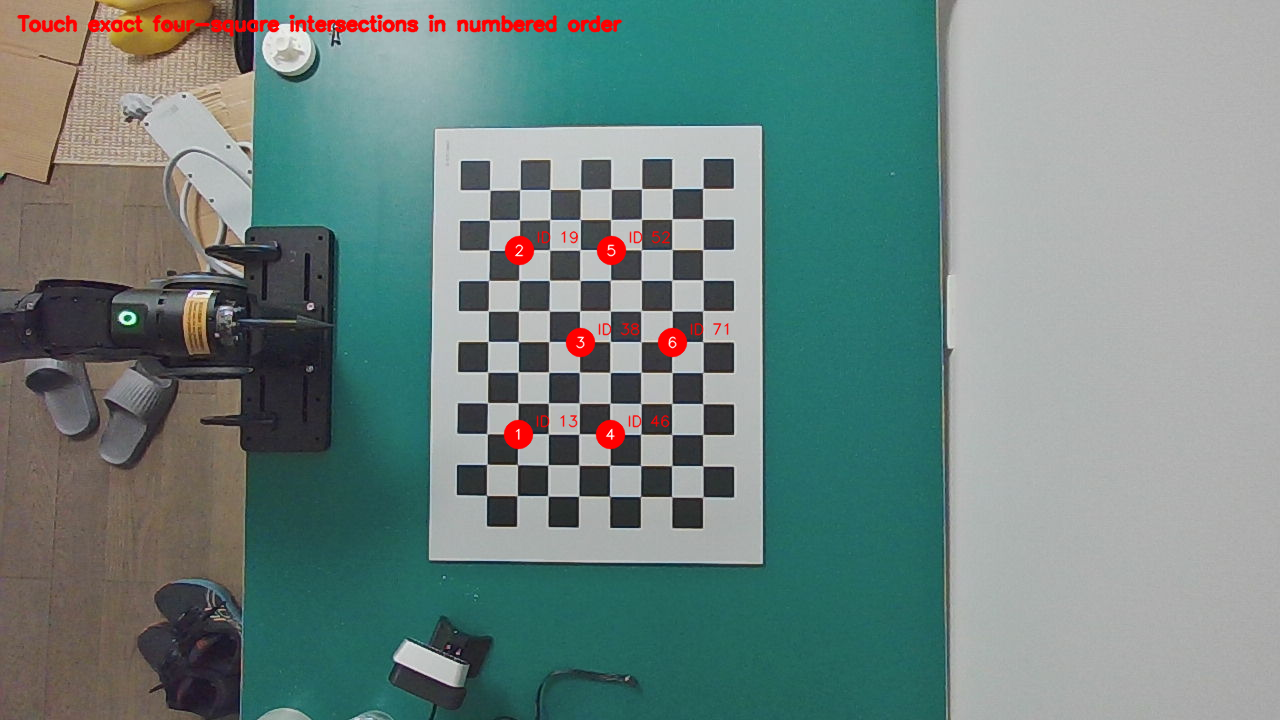
#> input picture calibration_records/20260831_new_probe/touch_plan.png, 1280 x 720 px
$ python -i detect_center_seam.py   (imports and definitions only)   (older library calls are emulated)
#> lines starting #> are read from the running program, lines starting #| are printed output that depends on the picture; after the words box and inside, x2 and y2 are one past the last pixel; in counts of white or black regions, pixels touching at a corner belong together
#> further down, picture is the input picture: shape (720, 1280, 3); mean B, G, R 128, 131.9, 111.5
#!/usr/bin/env python3
import argparse
import math
from pathlib import Path

import cv2
import numpy as np
import yaml


# [107 lines left out: functions load_latest_capture, read_meta, resize_depth_to_rgb, roi_to_slice, estimate_top_mask, estimate_raised_object_mask, not called in this run]


def estimate_cardboard_mask(
    rgb,
    depth_rgb=None,
    roi=None,
    use_depth_object=False,
    depth_min_height_mm=25.0,
):
#> called with use_depth_object = False, depth_min_height_mm = 25
    h, w = rgb.shape[:2]
#> h = 720; w = 1280
    hsv = cv2.cvtColor(rgb, cv2.COLOR_BGR2HSV)
#> hsv: shape (720, 1280, 3); mean H, S, V 68.7, 71.8, 137.4

    # Brown cardboard is usually low-to-medium value with noticeable saturation.
    # This deliberately excludes the white board/table and most blue/green tools.
    lower1 = np.array([5, 25, 35], dtype=np.uint8)
    upper1 = np.array([38, 210, 230], dtype=np.uint8)
    lower2 = np.array([0, 30, 35], dtype=np.uint8)
    upper2 = np.array([8, 220, 210], dtype=np.uint8)
    color_mask = cv2.bitwise_or(cv2.inRange(hsv, lower1, upper1), cv2.inRange(hsv, lower2, upper2))
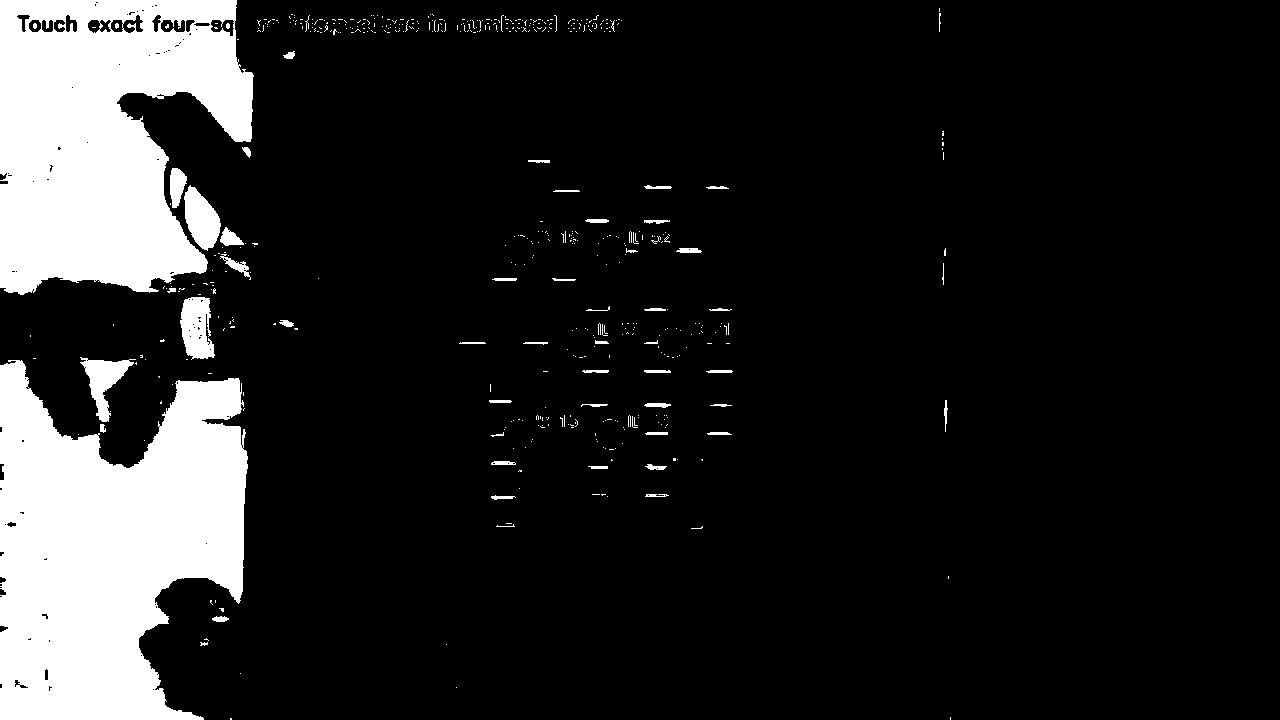
#> color_mask: shape (720, 1280); 13.8% white; 526 white regions (468 under 20 px), largest, box (x1, y1, x2, y2) and area: (0, 360, 248, 720) 62908, (0, 0, 254, 295) 54401, (180, 297, 215, 360) 1599

    if depth_rgb is not None and depth_rgb.ndim == 3:
        depth_rgb = cv2.cvtColor(depth_rgb, cv2.COLOR_BGR2GRAY)
    if depth_rgb is not None:
        color_mask[depth_rgb <= 0] = 0

    if roi is not None:
        ys, xs = roi_to_slice(roi, w, h)
        roi_mask = np.zeros_like(color_mask)
        roi_mask[ys, xs] = 255
        color_mask = cv2.bitwise_and(color_mask, roi_mask)

    kernel = np.ones((5, 5), np.uint8)
    color_mask = cv2.morphologyEx(color_mask, cv2.MORPH_OPEN, kernel, iterations=1)
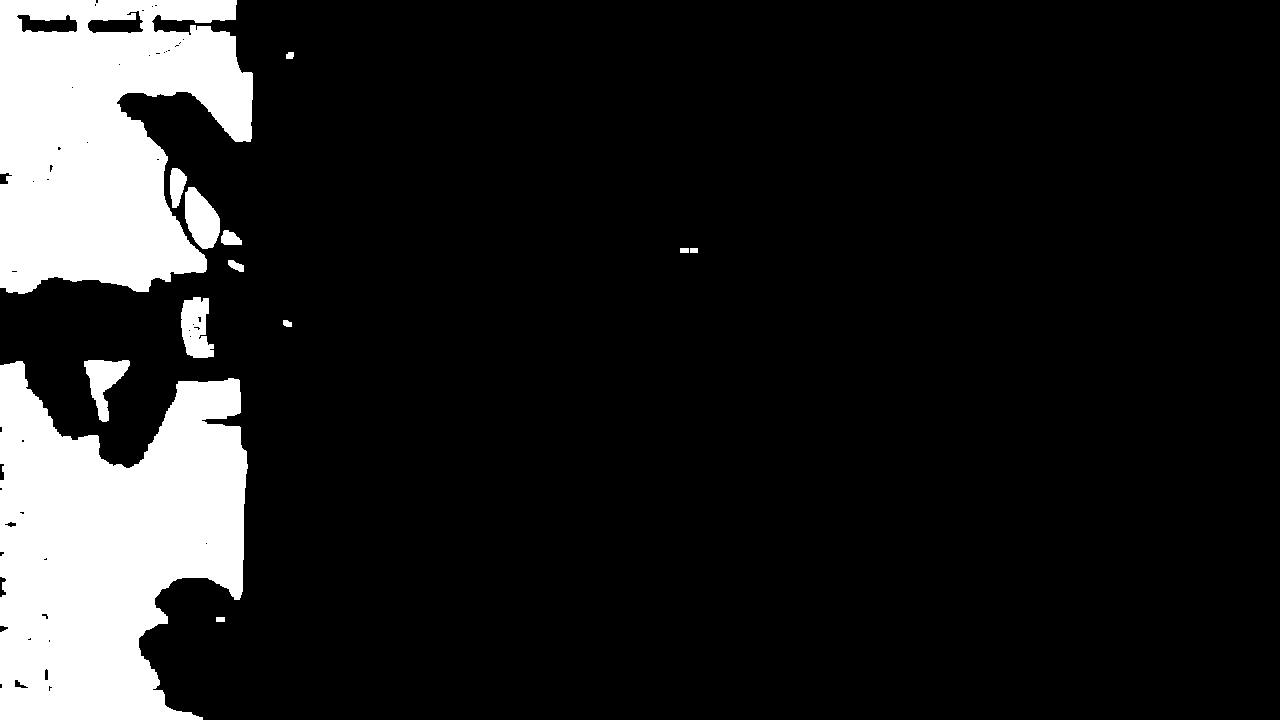
#> color_mask: shape (720, 1280); 13.2% white; 13 white regions, largest, box (x1, y1, x2, y2) and area: (0, 361, 248, 720) 62646, (0, 0, 253, 294) 53719, (185, 187, 220, 249) 1503
    color_mask = cv2.morphologyEx(color_mask, cv2.MORPH_CLOSE, kernel, iterations=1)
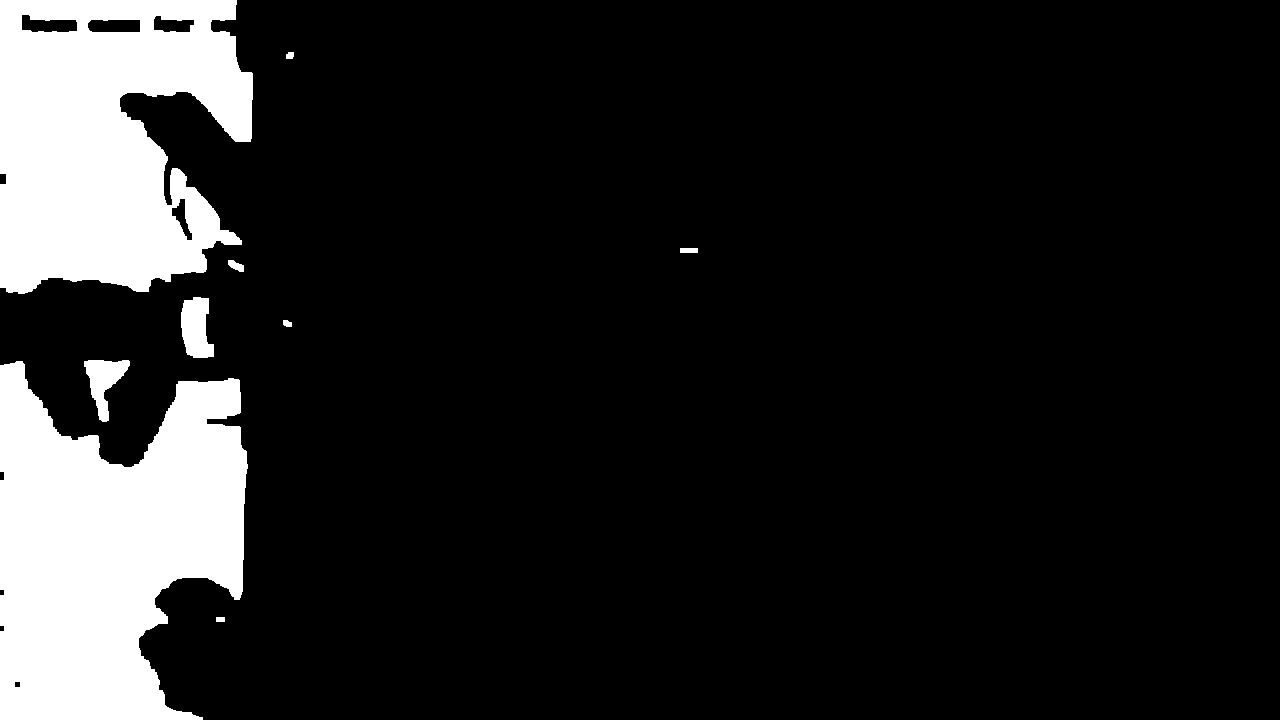
#> color_mask: shape (720, 1280); 13.3% white; 9 white regions, largest, box (x1, y1, x2, y2) and area: (0, 361, 248, 720) 62928, (0, 0, 253, 294) 56394, (181, 297, 214, 358) 1511

    raised_mask = None
    depth_info = {"enabled": False}
    candidate_mask = color_mask
    if use_depth_object:
        raised_mask, depth_info = estimate_raised_object_mask(
            depth_rgb,
            roi=roi,
            min_height_mm=depth_min_height_mm,
        )
        if raised_mask is not None and int((raised_mask > 0).sum()) > 300:
            raised_dilated = cv2.dilate(raised_mask, np.ones((9, 9), np.uint8), iterations=1)
            rgbd_mask = cv2.bitwise_and(color_mask, raised_dilated)
            if int((rgbd_mask > 0).sum()) > 600:
                candidate_mask = rgbd_mask

    num, labels, stats, centroids = cv2.connectedComponentsWithStats(candidate_mask, connectivity=8)
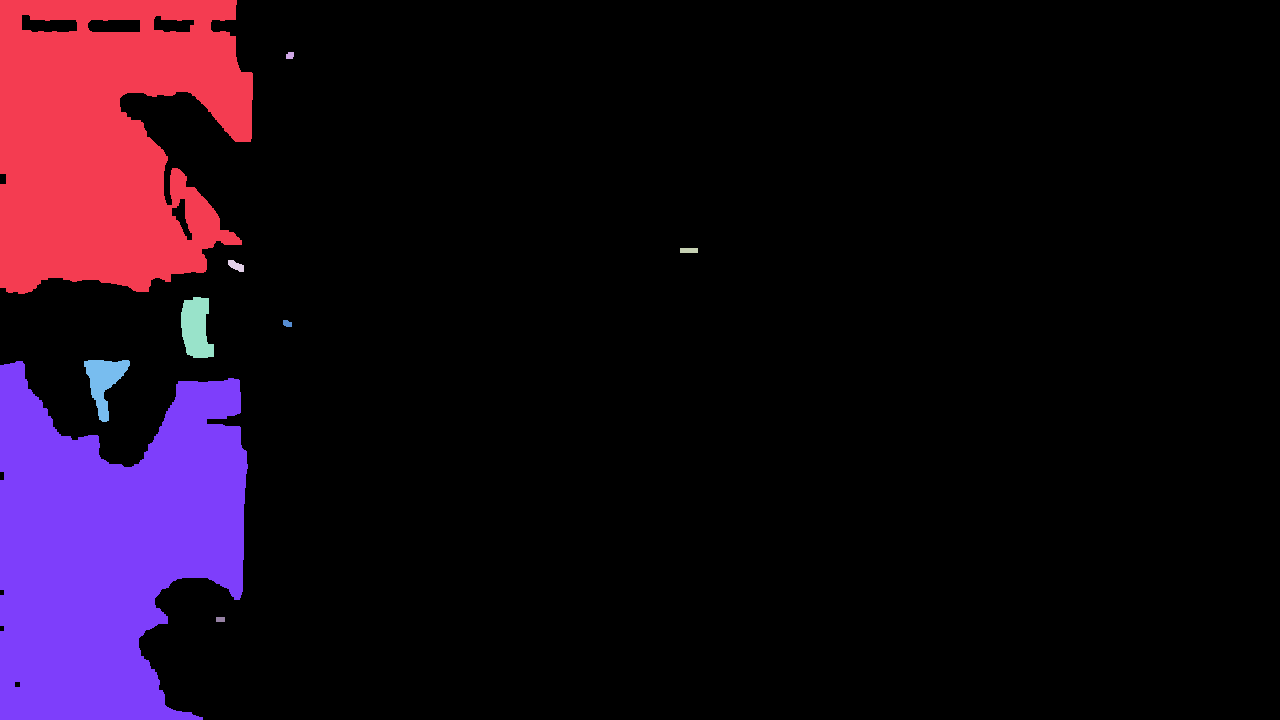
#> labels: shape (720, 1280) int32; 10 distinct labels, from 0 to 9; one colour per label, 0 black
#> num = 10; stats = [[0, 0, 1280, 720, 799054], [0, 0, 253, 294, 56394], [286, 52, 8, 7, 50], [680, 248, 18, 5, 90], [228, 260, 16, 12, 119], [181, 297, 33, 61, 1511], [283, 320, 9, 7, 52], [0, 361, 248, 359, 62928], [84, 360, 46, 62, 1357], [216, 617, 9, 5, 45]]; centroids = [[720.9, 360.1], [106.6, 140.5], [289.6, 55.1], [688.5, 250], [235.7, 265.4], [195.7, 327.5], [286.9, 323.1], [107.7, 549], [103.7, 380.8], [220, 619]]
    if num <= 1:
        raise RuntimeError("Failed to segment cardboard-colored components.")

    # The target is the middle cardboard box, not every cardboard object.
    # Bias toward the image center and reject border-touching table/background regions.
    image_center = np.array([w * 0.5, h * 0.5], dtype=np.float32)
#> image_center = [640, 360]
    best_label = None
    best_score = -1.0
    candidates = []
    for label in range(1, num):
        x = int(stats[label, cv2.CC_STAT_LEFT])
        y = int(stats[label, cv2.CC_STAT_TOP])
        bw = int(stats[label, cv2.CC_STAT_WIDTH])
        bh = int(stats[label, cv2.CC_STAT_HEIGHT])
        area = int(stats[label, cv2.CC_STAT_AREA])
        if area < 1200 or bw < 35 or bh < 25:
            continue

        touches_edge = x <= 3 or y <= 3 or (x + bw) >= w - 4 or (y + bh) >= h - 4
        if touches_edge:
            continue
        if area > 0.20 * w * h:
            continue
        aspect = bw / max(float(bh), 1.0)
        if aspect < 0.45 or aspect > 6.0:
            continue

        centroid = np.array(centroids[label], dtype=np.float32)
        # The first demo assumes the target carton is the central object. This
        # gate prevents beige side panels, walls, cables, or off-board cartons
        # from being accepted when the center object is not a cardboard box.
        cx_norm = float(centroid[0] / max(float(w), 1.0))
        cy_norm = float(centroid[1] / max(float(h), 1.0))
        if not (0.25 <= cx_norm <= 0.72 and 0.25 <= cy_norm <= 0.78):
            continue

        comp_mask = np.where(labels == label, 255, 0).astype(np.uint8)
        pts = cv2.findNonZero(comp_mask)
        if pts is None or len(pts) < 80:
            continue
        rect = cv2.minAreaRect(pts)
        side_a, side_b = [float(v) for v in rect[1]]
        long_side = max(side_a, side_b)
        short_side = min(side_a, side_b)
        rect_fill = float(area / max(long_side * short_side, 1.0))
        if long_side < 65.0 or short_side < 32.0 or rect_fill < 0.28:
            continue

        dist = float(np.linalg.norm((centroid - image_center) / np.array([w, h], dtype=np.float32)))
        center_score = 1.0 / (1.0 + 4.0 * dist)
        size_score = min(area / 12000.0, 1.0)
        depth_overlap = 0.0
        if raised_mask is not None:
            comp = labels == label
            depth_overlap = float((raised_mask[comp] > 0).sum() / max(int(comp.sum()), 1))
        shape_score = min(rect_fill, 1.0)
        score = 1000.0 * center_score + 200.0 * size_score + 260.0 * depth_overlap + 120.0 * shape_score
        candidates.append(
            (
                score,
                label,
                area,
                (x, y, bw, bh),
                touches_edge,
                depth_overlap,
                (long_side, short_side, rect_fill),
            )
        )
        if score > best_score:
            best_score = score
            best_label = label
#> this loop made 9 passes
#> after the loop, best_score = -1; candidates = []

    if best_label is None:
#> (the run stopped early here; a loop or call above may not have finished)
